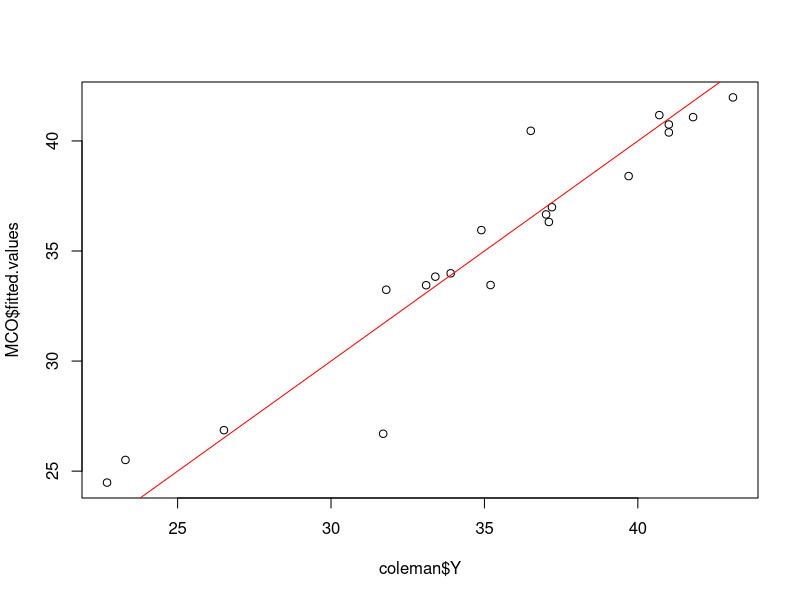
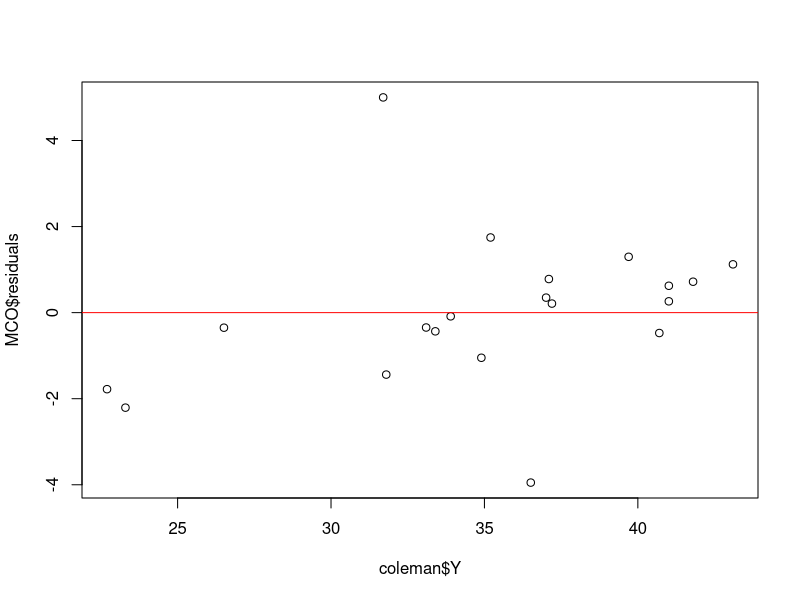
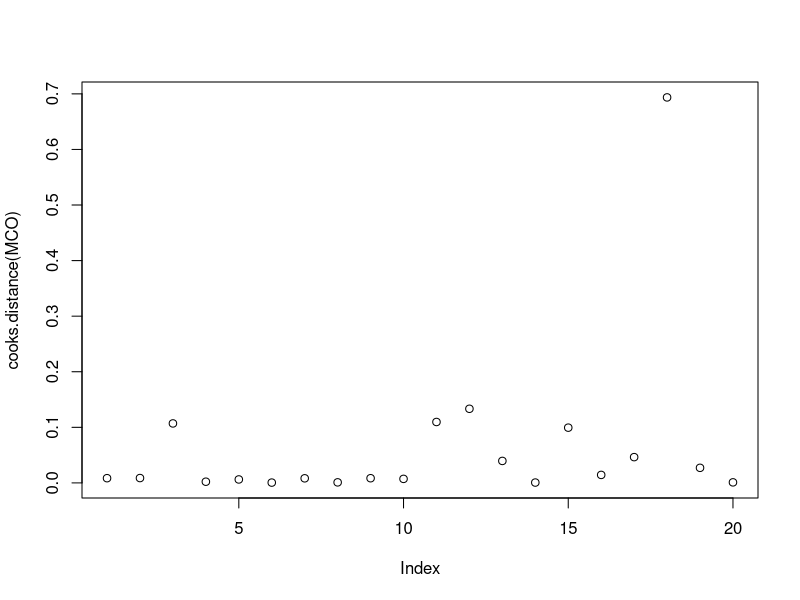
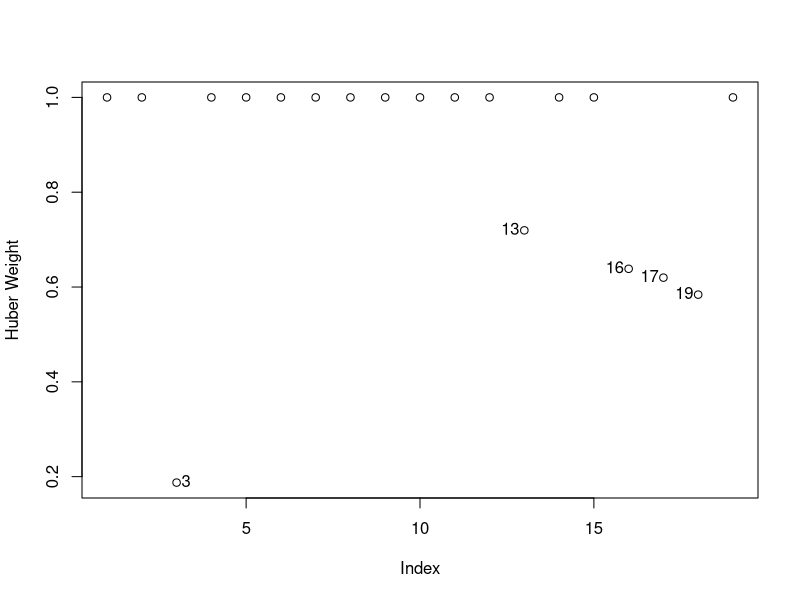
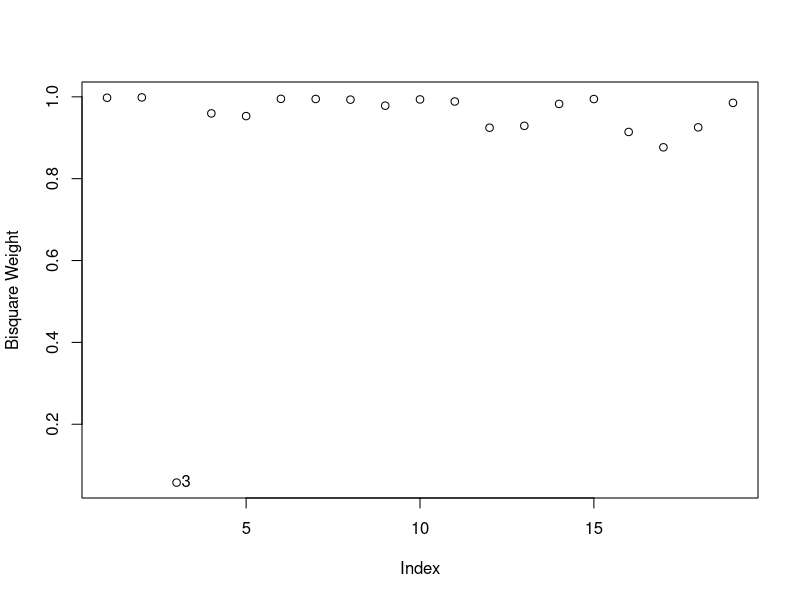

Recreate these plots in R, in order.
## ---- chunk 1
knitr::opts_chunk$set(echo = TRUE)
## ---- chunk 2
library(robustbase)
data("coleman")
coleman
# Estimando por Mìnimos Cuadrados Ordinarios (MCO) con todas las variables
MCO = lm(Y ~., data = coleman)
summary(MCO)

# Graficamente 
plot(coleman$Y, MCO$fitted.values)+
abline(a=0,b=1, col="red")

plot(coleman$Y, MCO$residuals)+
abline(a=0,b=0, col="red")
# se observan outliers

# Test de heterocedasticidad
rstandard(MCO)
library(car)
ncvTest(MCO) # Presencia de heterocedasticidad

# Identificando los outliers
plot(cooks.distance(MCO)) 

# considerando un màximo de 4/n para eliminar los outliers
indices.cook <- which(cooks.distance(MCO) >= 4/nrow(coleman))
coleman <- coleman[-indices.cook, ]

# ajustando sin outliers
MCO2 <- lm(formula = Y ~ ., data = coleman)
summary(MCO2)
## ---- chunk 3
library(MASS) 
mod.robusto <- rlm(Y ~ ., data = coleman)
summary(mod.robusto)
## ---- chunk 4
#windows()
plot(mod.robusto$w, ylab="Huber Weight")
smallweights <- which(mod.robusto$w < 0.8)
showLabels(1:45, mod.robusto$w, rownames(coleman), method=smallweights, cex.=.6)
## ---- chunk 5
mod.bisquare <- rlm(Y ~., data=coleman, method="MM")
summary(mod.bisquare)
## ---- chunk 6
#windows()
plot(mod.bisquare$w, ylab="Bisquare Weight")
showLabels(1:45, mod.bisquare$w, rownames(coleman),method= which(mod.bisquare$w < 0.8), cex.=0.6)
